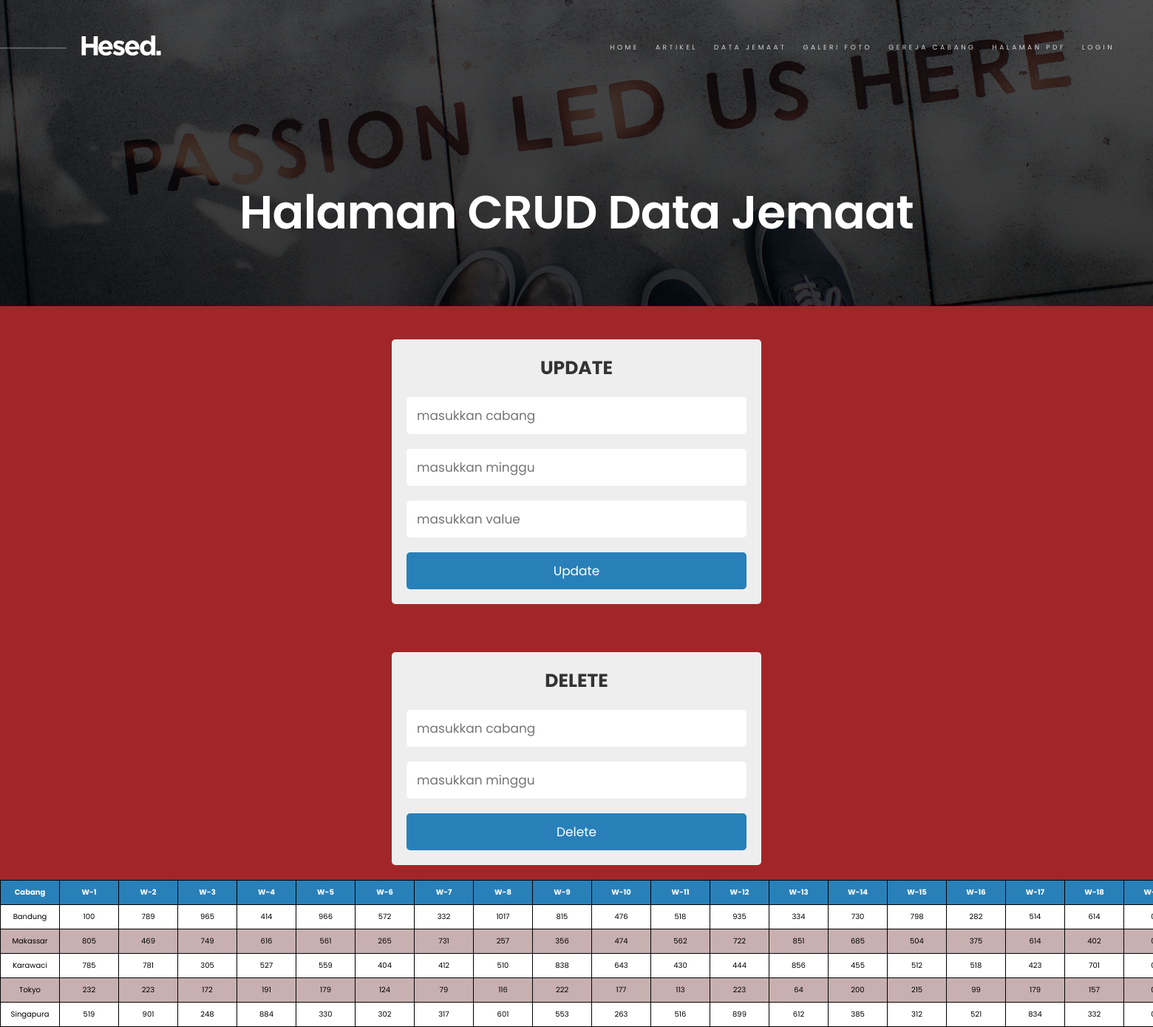
The page /calvin_church/crud_admin_mingguan.php on the database its author committed.
### tables this page shows
CREATE TABLE IF NOT EXISTS `data_jemaat_mingguan` (
  `cabang` varchar(30) NOT NULL,
  `1` int(11) NOT NULL,
  `2` int(11) NOT NULL,
  `3` int(11) NOT NULL,
  `4` int(11) NOT NULL,
  `5` int(11) NOT NULL,
  `6` int(11) NOT NULL,
  `7` int(11) NOT NULL,
  `8` int(11) NOT NULL,
  `9` int(11) NOT NULL,
  `10` int(11) NOT NULL,
  `11` int(11) NOT NULL,
  `12` int(11) NOT NULL,
  `13` int(11) NOT NULL,
  `14` int(11) NOT NULL,
  `15` int(11) NOT NULL,
  `16` int(11) NOT NULL,
  `17` int(11) NOT NULL,
  `18` int(11) NOT NULL,
  `19` int(11) NOT NULL,
  `20` int(11) NOT NULL,
  `21` int(11) NOT NULL,
  `22` int(11) NOT NULL,
  `23` int(11) NOT NULL,
  `24` int(11) NOT NULL,
  `25` int(11) NOT NULL,
  `26` int(11) NOT NULL,
  `27` int(11) NOT NULL,
  `28` int(11) NOT NULL,
  `29` int(11) NOT NULL,
  `30` int(11) NOT NULL,
  `31` int(11) NOT NULL,
  `32` int(11) NOT NULL,
  `33` int(11) NOT NULL,
  `34` int(11) NOT NULL,
  `35` int(11) NOT NULL,
  `36` int(11) NOT NULL,
  `37` int(11) NOT NULL,
  `38` int(11) NOT NULL,
  `39` int(11) NOT NULL,
  `40` int(11) NOT NULL,
  `41` int(11) NOT NULL,
  `42` int(11) NOT NULL,
  `43` int(11) NOT NULL,
  `44` int(11) NOT NULL,
  `45` int(11) NOT NULL,
  `46` int(11) NOT NULL,
  `47` int(11) NOT NULL,
  `48` int(11) NOT NULL,
  `49` int(11) NOT NULL,
  `50` int(11) NOT NULL,
  `51` int(11) NOT NULL,
  `52` int(11) NOT NULL
);

### calvin_church/crud_admin_mingguan.php (the view, shortened to what this page needs)
<?php
require_once('./koneksi.php');
?>
<!DOCTYPE html>
<html lang="en">
<head>
    <link type="text/css" rel="stylesheet" href="css/table.css?v=<?php echo time(); ?>">
    <link rel="stylesheet" href="css/new_style.css?v=<?php echo time(); ?>">
    <link rel="stylesheet" href="css/gallery_admin.css?v=<?php echo time(); ?>">
</head>
<body id="top">
    <header class=" s-header">
        <div class="header-logo">
            <a class="site-logo" href="index.php">
                <img src="images/logo.svg" alt="Homepage">
            </a>
        </div>
        <nav class="header-nav-wrap">
            <ul class="header-nav">
                <li class="current"><a href="index.php">Home</a></li>
                <li><a href="./artikel.php" title="Contact us">Artikel</a></li>
                <li><a href="./data_jemaat.html">Data Jemaat</a></li>
                <li><a href="././galeri_foto.php">Galeri Foto</a></li>
                <li><a href="./gereja_cabang.html">Gereja Cabang</a></li>
                <li><a href="./halaman_view_pdf.php">Halaman PDF</a></li>
                <li><a href="./login_page.php">Login</a></li>
            </ul>
        </nav>
    </header>
    <section class="page-header page-header--volunteer">
        <div class=" gradient-overlay">
        </div>
        <div class="row page-header__content">
            <div class="column">
                <h1>Halaman CRUD Data Jemaat</h1>
            </div>
        </div>
    </section>
    <section style="margin-top: 5px;">
        <form action="" method="post" class="add-product-form" enctype="multipart/form-data">
            <h3>Update</h3>
            <input type="text" name="cabang_update" placeholder="masukkan cabang" class="box" required>
            <input type="text" name="cabang_minggu" placeholder="masukkan minggu" class="box" required>
            <input type="text" name="cabang_value" placeholder="masukkan value" class="box" required>
            <input type="submit" value="Update" name="update" class="btn">
        </form>
    </section>
    <section style="margin-top: 5px;">
        <form action="" method="post" class="add-product-form" enctype="multipart/form-data">
            <h3>Delete</h3>
            <input type="text" name="cabang_delete" placeholder="masukkan cabang" class="box" required>
            <input type="text" name="cabang_minggu_delete" placeholder="masukkan minggu" class="box" required>
            <input type="submit" value="Delete" name="delete" class="btn">
        </form>
    </section>
    <?php
    $query = "select * from data_jemaat_mingguan ";
    $result = mysqli_query($conn, $query);
    if ($result){
    ?>
    <form action="./delete.php" method="post">
        <table border="1">
            <tr>
                <th>Cabang</th>
                <th>W-1</th>
                <th>W-2</th>
                <th>W-3</th>
                <th>W-4</th>
                <th>W-5</th>
                <th>W-6</th>
                <th>W-7</th>
                <th>W-8</th>
                <th>W-9</th>
                <th>W-10</th>
                <th>W-11</th>
                <th>W-12</th>
                <th>W-13</th>
                <th>W-14</th>
                <th>W-15</th>
                <th>W-16</th>
                <th>W-17</th>
                <th>W-18</th>
                <th>W-19</th>
            </tr>
            <?php
			while ($row = mysqli_fetch_row($result)) {
			?>
            <tr><?php
                $cabang = $row[0];
                $w1 = $row[1];
                $w2 = $row[2];
                $w3 = $row[3];
                $w4 = $row[4];
                $w5 = $row[5];
                $w6 = $row[6];
                $w7 = $row[7];
                $w8 = $row[8];
                $w9 = $row[9];
                $w10 = $row[10];
                $w11 = $row[11];
                $w12 = $row[12];
                $w13 = $row[13];
                $w14 = $row[14];
                $w15 = $row[15];
                $w16 = $row[16];
                $w17 = $row[17];
                $w18 = $row[18];
                $w19 = $row[19];
			?>
                <td><?php echo $cabang;?></td>
                <td><?php echo $w1;?></td>
                <td><?php echo $w2;?></td>
                <td><?php echo $w3;?></td>
                <td><?php echo $w4;?></td>
                <td><?php echo $w5;?></td>
                <td><?php echo $w6;?></td>
                <td><?php echo $w7;?></td>
                <td><?php echo $w8;?></td>
                <td><?php echo $w9;?></td>
                <td><?php echo $w10;?></td>
                <td><?php echo $w11;?></td>
                <td><?php echo $w12;?></td>
                <td><?php echo $w13;?></td>
                <td><?php echo $w14;?></td>
                <td><?php echo $w15;?></td>
                <td><?php echo $w16;?></td>
                <td><?php echo $w17;?></td>
                <td><?php echo $w18;?></td>
                <td><?php echo $w19;?></td>
            </tr>
            <?php
			}
			?>
        </table>
    </form>
    <?php
}
	?>
</body>
</html>

### calvin_church/css/table.css (style rules this page uses)
body { background-color:#a22627; background-size: cover; height: 100vh; }
table { font-family: arial, sans-serif; border-collapse: collapse; width: 100%; }
td, th { border: 1.5px solid black; padding: 8px; text-align: center; min-width: 80px; }
tr { background: rgba(211, 211, 211, 0.8); }
tr:nth-child(even) { background-color: white; }
th { color: white; background: #2980b9; }

### calvin_church/css/new_style.css (style rules this page uses)
:root { --blue: #2980b9; --red: tomato; --orange: orange; --black: #333; --white: #fff; --bg-color: #eee; --dark-bg: rgba(0, 0, 0, .7); --box-shadow: 0 .5rem 1rem rgba(0, 0, 0, .1); --border: .1rem solid #999; }
* { font-family: 'Poppins', sans-serif; margin: 0; padding: 0; box-sizing: border-box; outline: none; border: none; text-decoration: none; }
html { font-size: 62.5%; }
section { padding: 2rem; }
.btn, .option-btn, .delete-btn, .view-btn { display: block; width: 100%; text-align: center; background-color: var(--blue); color: var(--white); font-size: 1.7rem; padding: 1.2rem 3rem; border-radius: .5rem; cursor: pointer; margin-top: 1rem; }
.add-product-form { max-width: 50rem; background-color: var(--bg-color); border-radius: .5rem; padding: 2rem; margin: 0 auto; margin-top: 2rem; }
.add-product-form h3 { font-size: 2.5rem; margin-bottom: 1rem; color: var(--black); text-transform: uppercase; text-align: center; }
.add-product-form .box { text-transform: none; padding: 1.2rem 1.4rem; font-size: 1.7rem; color: var(--black); border-radius: .5rem; background-color: var(--white); margin: 1rem 0; width: 100%; }

### calvin_church/css/gallery_admin.css (style rules this page uses)
.s-header { z-index: 100; height: 7.2rem; width: 100%; position: absolute; top: 2.8rem; left: 0; }
.header-logo { z-index: 102; display: inline-block; margin: 0; padding: 0; transition: all .3s; -webkit-transform: translate3d(0, -50%, 0); transform: translate3d(0, -50%, 0); position: absolute; left: 11rem; top: 50%; }
.header-logo::before { content: ""; display: block; background-color: rgba(255, 255, 255, 0.5); height: 1px; width: 9rem; position: absolute; top: 50%; left: -11rem; }
.header-logo a { display: block; padding: 0; outline: 0; border: none; }
.header-logo img { width: 108px; height: 28px; }
.header-nav-wrap { z-index: 101; position: absolute; right: 4.4rem; top: 1.2rem; }
.header-nav { list-style: none; font-family: "Montserrat", sans-serif !important; font-size: .9rem; line-height: 4.8rem; text-transform: uppercase; letter-spacing: .35rem; }
.header-nav a { color: rgba(255, 255, 255, 0.8); }
.header-nav li { display: inline-block; margin: 0 .8rem; }
.page-header { min-height: 24rem; padding-top: 24rem; padding-bottom: 8rem; text-align: center; background-color: #121212; background-repeat: no-repeat; background-size: cover; background-position: center; position: relative; }
.page-header::before { display: block; content: ""; position: absolute; top: 0; left: 0; width: 100%; height: 100%; background-color: #000000; opacity: .7; }
.page-header .gradient-overlay { position: absolute; top: 0; left: 0; width: 100%; height: 100%; background: black; background: linear-gradient(180deg, rgba(0, 0, 0, 0) 0%, rgba(0, 0, 0, 0.6) 90%); opacity: .5; }
.page-header h1 { font-size: 6.3rem; font-weight: 600; letter-spacing: -.01em; color: #ffffff; margin-top: 0; }
.page-header--volunteer { background-image: url(../images/header-bgs/volunteer-header-bg-2000.jpg); }
.page-header__content { position: relative; }
@media only screen and (min-width:801px) { .header-nav-wrap { display: block !important; } }

### rows shown on the page
data_jemaat_mingguan: cabang "Bandung", 1 "100", 2 "789", 3 "965", 4 "414", 5 "966", 6 "572", 7 "332", 8 "1017", 9 "815", 10 "476", 11 "518", 12 "935", 13 "334", 14 "730", 15 "798", 16 "282", 17 "514", 18 "614"
data_jemaat_mingguan: cabang "Makassar", 1 "805", 2 "469", 3 "749", 4 "616", 5 "561", 6 "265", 7 "731", 8 "257", 9 "356", 10 "474", 11 "562", 12 "722", 13 "851", 14 "685", 15 "504", 16 "375", 17 "614", 18 "402"
data_jemaat_mingguan: cabang "Karawaci", 1 "785", 2 "781", 3 "305", 4 "527", 5 "559", 6 "404", 7 "412", 8 "510", 9 "838", 10 "643", 11 "430", 12 "444", 13 "856", 14 "455", 15 "512", 16 "518", 17 "423", 18 "701"
data_jemaat_mingguan: cabang "Tokyo", 1 "232", 2 "223", 3 "172", 4 "191", 5 "179", 6 "124", 7 "79", 8 "116", 9 "222", 10 "177", 11 "113", 12 "223", 13 "64", 14 "200", 15 "215", 16 "99", 17 "179", 18 "157"
data_jemaat_mingguan: cabang "Singapura", 1 "519", 2 "901", 3 "248", 4 "884", 5 "330", 6 "302", 7 "317", 8 "601", 9 "553", 10 "263", 11 "516", 12 "899", 13 "612", 14 "385", 15 "312", 16 "521", 17 "834", 18 "332"
